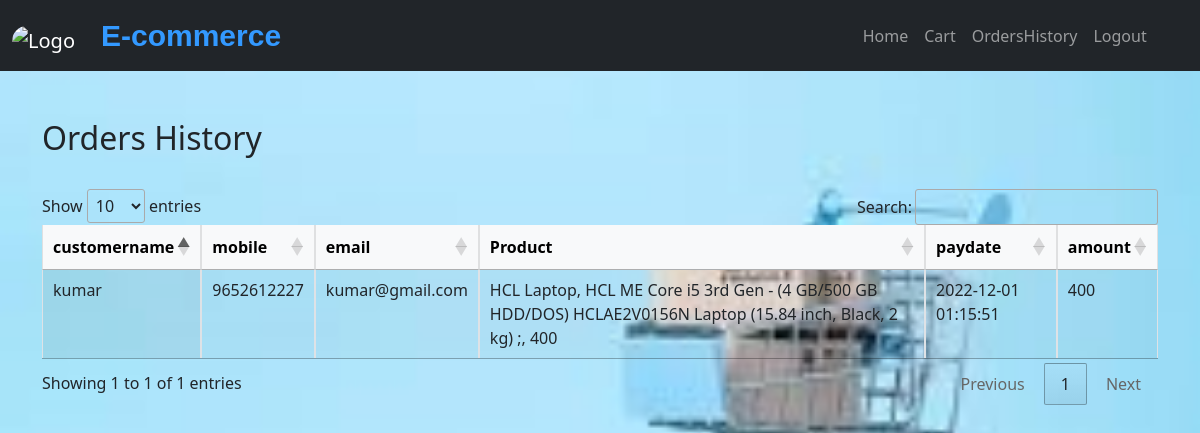
/ecommerce/shopping/ordersHistory.php (signed in), run on the app's committed database.
### tables this page shows
CREATE TABLE `customers` (
  `customerId` int(11) NOT NULL,
  `customerName` varchar(50) DEFAULT NULL,
  `address` varchar(300) DEFAULT NULL,
  `zipcode` varchar(15) DEFAULT NULL,
  `mobile` varchar(15) DEFAULT NULL,
  `email` varchar(50) DEFAULT NULL,
  `password` varchar(30) DEFAULT NULL,
  `registerDate` date DEFAULT NULL,
  `otp` varchar(11) DEFAULT NULL,
  `status` varchar(15) DEFAULT NULL
);

CREATE TABLE `payments` (
  `id` int(11) NOT NULL,
  `productCode` varchar(50) NOT NULL,
  `email` varchar(50) DEFAULT NULL,
  `paydate` datetime DEFAULT NULL,
  `amount` float DEFAULT NULL
);

CREATE TABLE `cart` (
  `id` int(11) NOT NULL,
  `productcode` varchar(15) DEFAULT NULL,
  `productname` varchar(60) DEFAULT NULL,
  `productdesc` varchar(100) DEFAULT NULL,
  `cost` float DEFAULT NULL,
  `qty` int(11) DEFAULT NULL,
  `totalcost` float DEFAULT NULL
);

### ecommerce/shopping/ordersHistory.php (the view, shortened to what this page needs)
<!DOCTYPE html>
<html lang="en">
<head>
 <?php include "../head_includes.php"; ?>
</head>
<body class='bg' style="background-image: url('../images/eback1.jpg');">
<?php include "menu.php"; ?>
<?php include "../mysqldb.php"; ?>
<div class="container">
  <h2>Orders History</h2>
<?php
  $qry="select A.customername,A.mobile,A.email,B.productCode,B.paydate,B.amount from customers A,payments B where A.email=B.email and A.email='".$_SESSION['email']."'";
$rs=mysqli_query($conn, $qry);
if (mysqli_num_rows($rs) > 0)
{
	echo "<br><table class='table table-bordered display' id='table_id'>";
	echo "<thead class='table-light'>";
	echo "<tr>";
	echo "<th>customername</th>";
	echo "<th>mobile</th>";
	echo "<th>email</th>";
	echo "<th>Product</th>";
	echo "<th>paydate</th>";
	echo "<th>amount</th>";
	echo "</tr>";
	echo "</thead>";
	echo "<tbody>";
	while($row = mysqli_fetch_assoc($rs))
	{
		echo "<tr>";
		 echo "<td>".$row['customername']."</td>";
		 echo "<td>".$row['mobile']."</td>";
		 echo "<td>".$row['email']."</td>";
		 echo "<td>".getProduct($conn, $row['productCode'])."</td>";
		 echo "<td>".$row['paydate']."</td>";
		 echo "<td>".$row['amount']."</td>";
		echo "</tr>";
	}
	echo "</tbody>";
	echo "</table>
</div>";
}
else
{
	echo "<h3>Records Not Found</h3>";
}
function getProduct($conn, $productCode){
	$qry="select productName,productDesc,Cost from cart where productCode='$productCode'";
	$rs=mysqli_query($conn,$qry);
	$ss="";
	if($row=mysqli_fetch_assoc($rs)){
		$ss="".$row['productName'].", ".$row['productDesc'].", ".$row['Cost'];
	}
	return $ss;
}
?>
   <br>
  <br><br><br><br><br><br><br><br><br><br><br><br><br><br>
</body>
</html>

### ecommerce/head_includes.php (style rules this page uses)
.bg { height: 100%; background-position: center; background-repeat: no-repeat; background-size: cover; }

### data on the page
customers: customerName "kumar", mobile "9652612227", email "kumar@gmail.com", payments.productCode "HCL Laptop, HCL ME Core i5 3rd Gen - (4 GB/500 GB HDD/DOS) HCLAE2V0156N Laptop (15.84 inch, Black, 2 kg) ;, 400", payments.paydate "2022-12-01 01:15:51", payments.amount "400"
